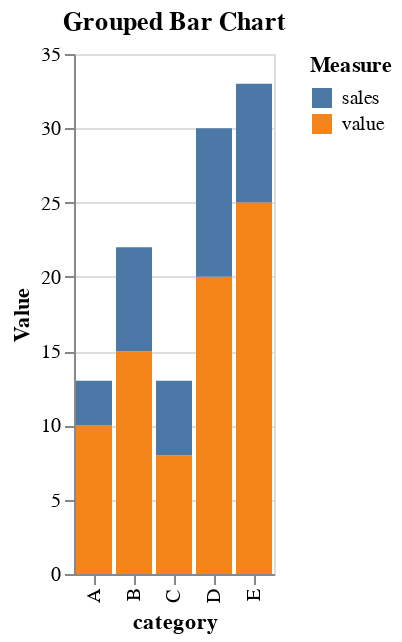

Specify this chart in Vega-Lite:
### Vega-Lite specification from a JSON file in a GitHub repository (floating-point values rounded to 4 significant figures)
{"$schema": "https://vega.github.io/schema/vega-lite/v5.20.1.json", "config": {"view": {"continuousHeight": 300, "continuousWidth": 300}}, "data": {"name": "data-da9a454df0df8e8c843a0e21b04bad6c"}, "datasets": {"data-da9a454df0df8e8c843a0e21b04bad6c": [{"category": "A", "month": "Jan", "sales": 3, "value": 10}, {"category": "B", "month": "Feb", "sales": 7, "value": 15}, {"category": "C", "month": "Mar", "sales": 5, "value": 8}, {"category": "D", "month": "Apr", "sales": 10, "value": 20}, {"category": "E", "month": "May", "sales": 8, "value": 25}]}, "encoding": {"color": {"field": "Measure", "type": "nominal"}, "x": {"field": "category", "type": "nominal"}, "y": {"field": "Value", "type": "quantitative"}}, "height": 260, "mark": {"type": "bar"}, "title": "Grouped Bar Chart", "transform": [{"as": ["Measure", "Value"], "fold": ["value", "sales"]}], "width": "container"}
